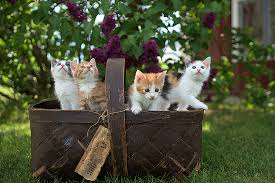
#> input picture photos/cats.jfif, 275 x 183 px, found by its file name
$ python masking.py
#> lines starting #> are read from the running program, lines starting #| are printed output that depends on the picture; after the words box and inside, x2 and y2 are one past the last pixel; in counts of white or black regions, pixels touching at a corner belong together
import cv2 as cv
import numpy as np

img = cv.imread('photos/cats.jfif')
#> img is the input picture: shape (183, 275, 3); mean B, G, R 56.2, 81.2, 76.8
cv.imshow('Gas',img)

blank = np.zeros(img.shape[:2], dtype='uint8')

circle = cv.circle(blank.copy(), (img.shape[1]//2 + 45,img.shape[0]//2 + 45), 250, 255, -1)
rectangle = cv.rectangle(blank.copy(), (30,30), (370,370), 255, -1)
cv.imshow('Rectangle',rectangle)
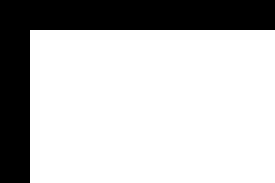
#> window 'Rectangle': shape (183, 275); 74.5% white; 1 black region, box (x1, y1, x2, y2) and area: (0, 0, 275, 183) 12840

weird_shape = cv.bitwise_and(circle,rectangle)
#> circle: shape (183, 275); every value is 255
cv.imshow('Weird Shape',weird_shape)

masked = cv.bitwise_and(img,img, mask=weird_shape)
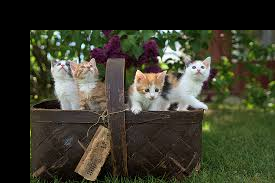
#> masked: shape (183, 275, 3); mean B, G, R 43.5, 59, 58.4
cv.imshow('Masked Image',masked)

cv.waitKey(0)
